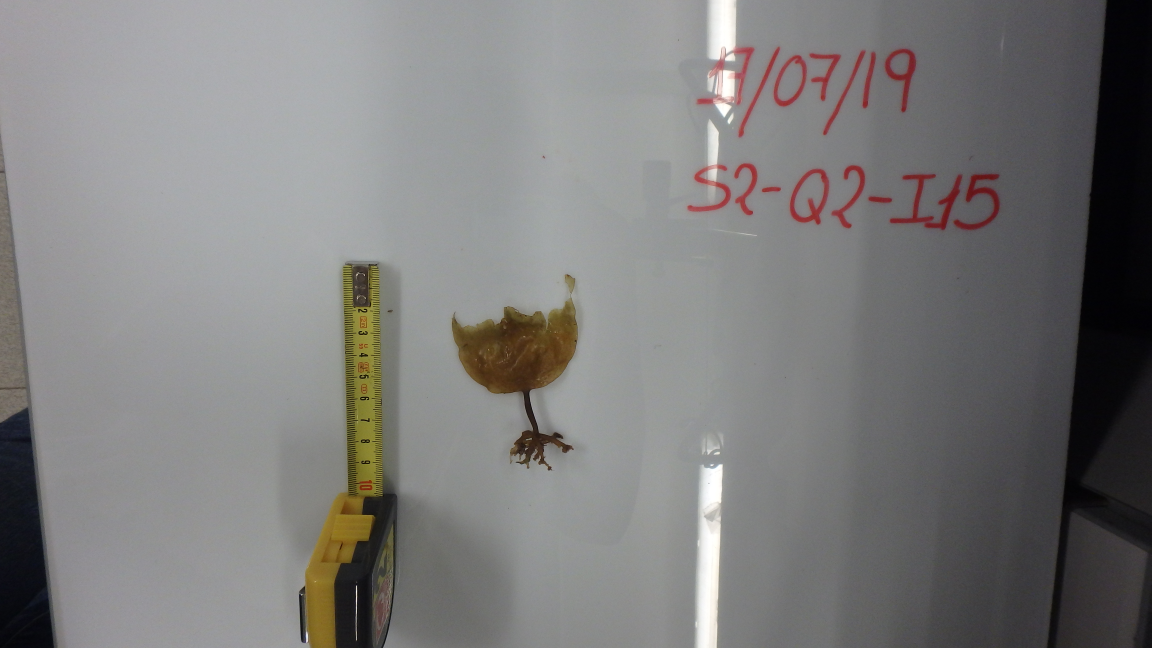
#> input picture Memoria/imaxes/Alga_cinta_metrica.JPG, 4608 x 2592 px (shown at 1/4 size)
$ python -i detect_alga_center.py   (imports and definitions only)
#> lines starting #> are read from the running program, lines starting #| are printed output that depends on the picture; after the words box and inside, x2 and y2 are one past the last pixel; in counts of white or black regions, pixels touching at a corner belong together
#> further down, picture is the input picture: shape (2592, 4608, 3); mean B, G, R 123.7, 124.4, 125.3
#!/usr/bin/env python3
"""
Detección de alga basada en posición central y bordes.
- Detecta bordes con Canny
- Busca desde el centro de la imagen hacia afuera
- El primer borde cercano al centro es el alga
"""

import cv2
import numpy as np
from pathlib import Path
import argparse
import sys

def detectar_numeros_rojos(imagen_bgr):
    """Detecta números rojos usando análisis de color HSV."""
    # Convertir a HSV
    hsv = cv2.cvtColor(imagen_bgr, cv2.COLOR_BGR2HSV)

    # Rango para rojo (el rojo está en dos rangos en HSV: 0-10 y 170-180)
    lower_red1 = np.array([0, 100, 100])
    upper_red1 = np.array([10, 255, 255])
    lower_red2 = np.array([170, 100, 100])
    upper_red2 = np.array([180, 255, 255])

    # Crear máscaras para ambos rangos
    mask_red1 = cv2.inRange(hsv, lower_red1, upper_red1)
    mask_red2 = cv2.inRange(hsv, lower_red2, upper_red2)
    mascara_rojo = cv2.bitwise_or(mask_red1, mask_red2)

    # Dilatar para unir fragmentos de números
    kernel = np.ones((5, 5), np.uint8)
    mascara_rojo = cv2.dilate(mascara_rojo, kernel, iterations=2)

    return mascara_rojo


def calcular_score_alga(contorno, imagen_bgr, gray, centro_x, centro_y):
    """Calcula un score para determinar si el contorno es un alga.
    Score alto = más probable que sea alga.
    Sistema: Distancia centro + forma + tamaño
    """
    x, y, w, h = cv2.boundingRect(contorno)
    area = cv2.contourArea(contorno)

    score = 0.0
    detalles = []  # Para debug

    # 1. Distancia al centro (más cerca = mejor) - PESO PRINCIPAL
    distancia_min = float('inf')
    for punto in contorno:
        px, py = punto[0]
        dist = np.sqrt((px - centro_x)**2 + (py - centro_y)**2)
        if dist < distancia_min:
            distancia_min = dist
    # Normalizar distancia (máximo 150 puntos si está en el centro)
    score_distancia = max(0, 150 - (distancia_min / 8))
    score += score_distancia
    detalles.append(f"dist={score_distancia:.1f}")

    # 2. Calculamos formas
    aspect_ratio = max(w, h) / min(w, h) if min(w, h) > 0 else 0
    extent = area / (w * h) if (w * h) > 0 else 0
    perimetro = cv2.arcLength(contorno, True)
    compacidad = (4 * np.pi * area) / (perimetro * perimetro) if perimetro > 0 else 0

    # 3. FORMA: Algas suelen ser más compactas y con área moderada-grande
    if 1.5 <= aspect_ratio <= 6:
        score += 50
        detalles.append(f"AR_ok=+50(AR={aspect_ratio:.2f})")
    elif aspect_ratio > 10:
        score -= 100  # Muy alargado = regla
        detalles.append(f"AR_regla=-100(AR={aspect_ratio:.2f})")

    # Compacidad
    if compacidad > 0.05:  # Algas más compactas
        score += 30
        detalles.append(f"compacto=+30(c={compacidad:.3f})")

    # Extent
    if extent > 0.3:  # Llena bien su bbox
        score += 20
        detalles.append(f"extent=+20(e={extent:.2f})")

    # 4. TAMAÑO: Áreas grandes son más probables de ser alga
    if area > 50000:
        score += 80
        detalles.append(f"area_muy_grande=+80(a={area:.0f})")
    elif area > 20000:
        score += 60
        detalles.append(f"area_grande=+60(a={area:.0f})")
    elif area > 5000:
        score += 30
        detalles.append(f"area_media=+30(a={area:.0f})")
    elif area < 1000:
        score -= 30
        detalles.append(f"area_pequeña=-30(a={area:.0f})")

    return score, detalles


def detectar_alga_desde_centro(imagen, debug=False, debug_dir=None):
    """Detecta el alga buscando bordes cercanos al centro."""
#> called with debug = False

    h, w = imagen.shape[:2]
    centro_x, centro_y = w // 2, h // 2

    # Convertir a escala de grises
    gray = cv2.cvtColor(imagen, cv2.COLOR_BGR2GRAY)
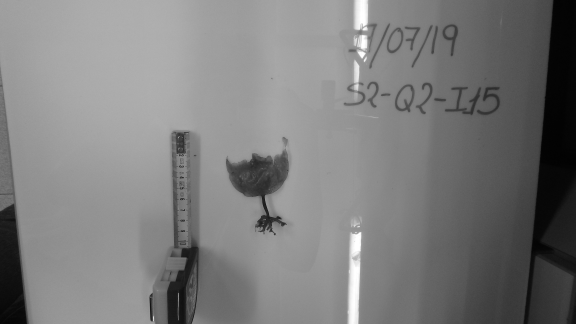
#> gray: shape (2592, 4608) (shown at 1/8 size); min 0, max 255, mean 124.5

    # Aplicar desenfoque para reducir ruido
    blurred = cv2.GaussianBlur(gray, (5, 5), 0)

    # Detectar bordes con Canny
    edges = cv2.Canny(blurred, 30, 100)
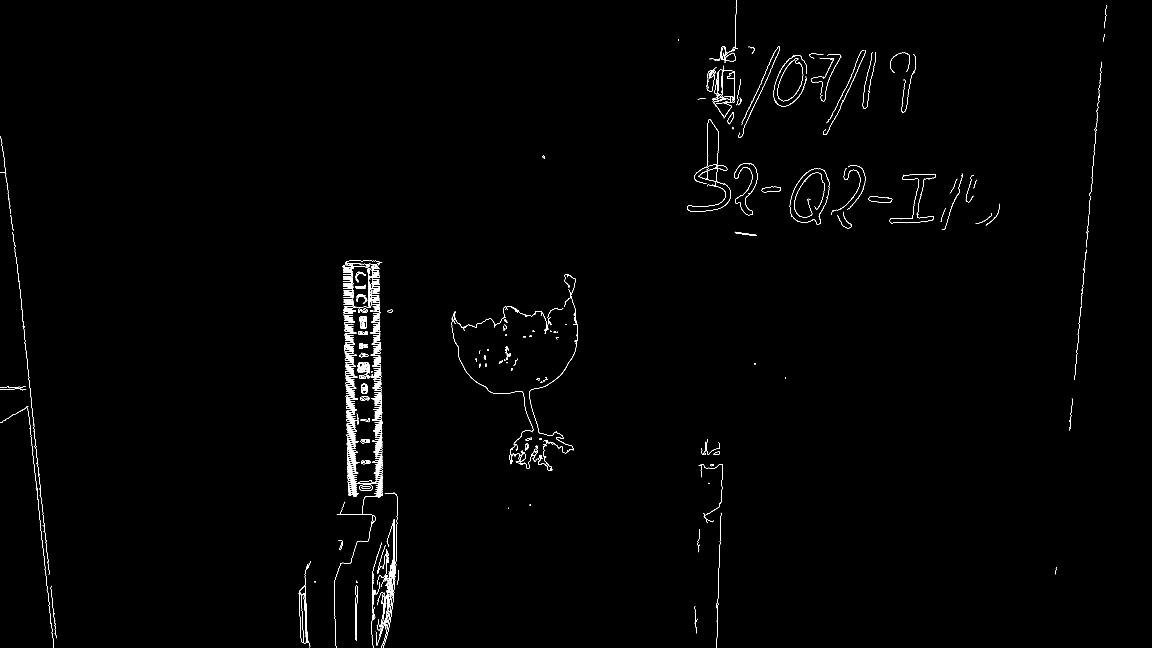
#> edges: shape (2592, 4608) (shown at 1/4 size); 0.47% white in thin lines or dots

    # Detectar números rojos y eliminarlos de los bordes
    mascara_numeros = detectar_numeros_rojos(imagen)
#> in detectar_numeros_rojos, `mask_red2 = cv2.inRange(hsv, lower_red2, upper_red2)`:
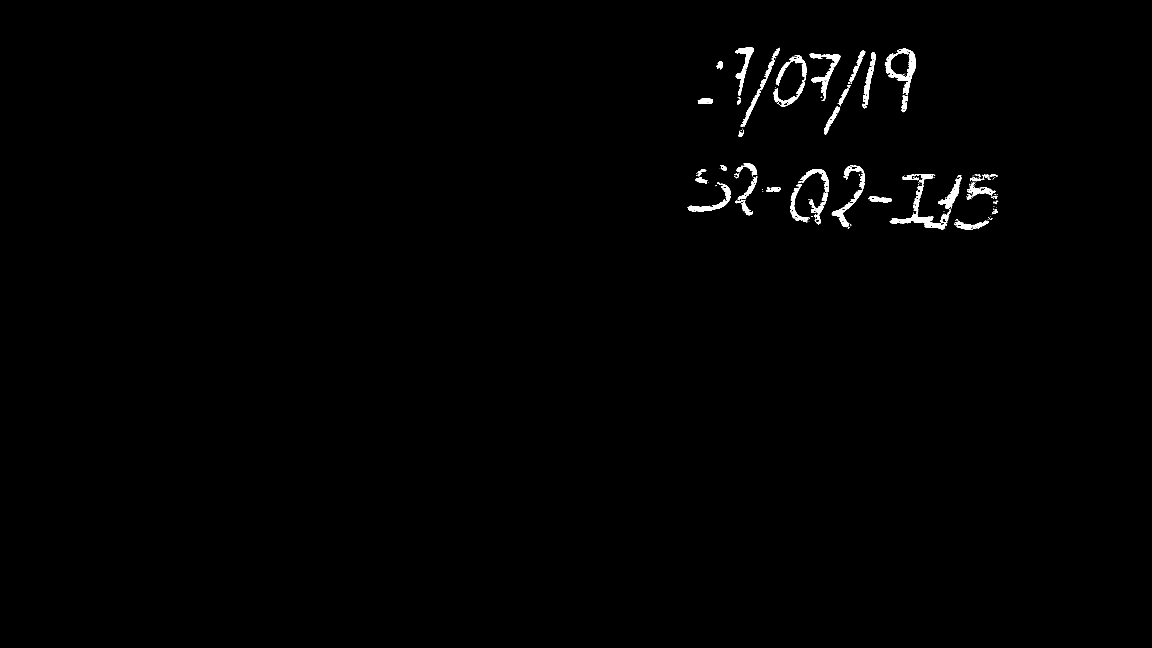
#> mask_red2: shape (2592, 4608) (shown at 1/4 size); 0.61% white; 435 white regions (351 under 20 px), largest, box (x1, y1, x2, y2) and area: (3539, 195, 3664, 380) 6476, (3559, 854, 3796, 920) 5089, (2941, 190, 3016, 383) 3870
#> in detectar_numeros_rojos, `mascara_rojo = cv2.dilate(mascara_rojo, kernel, iterations=2)`:
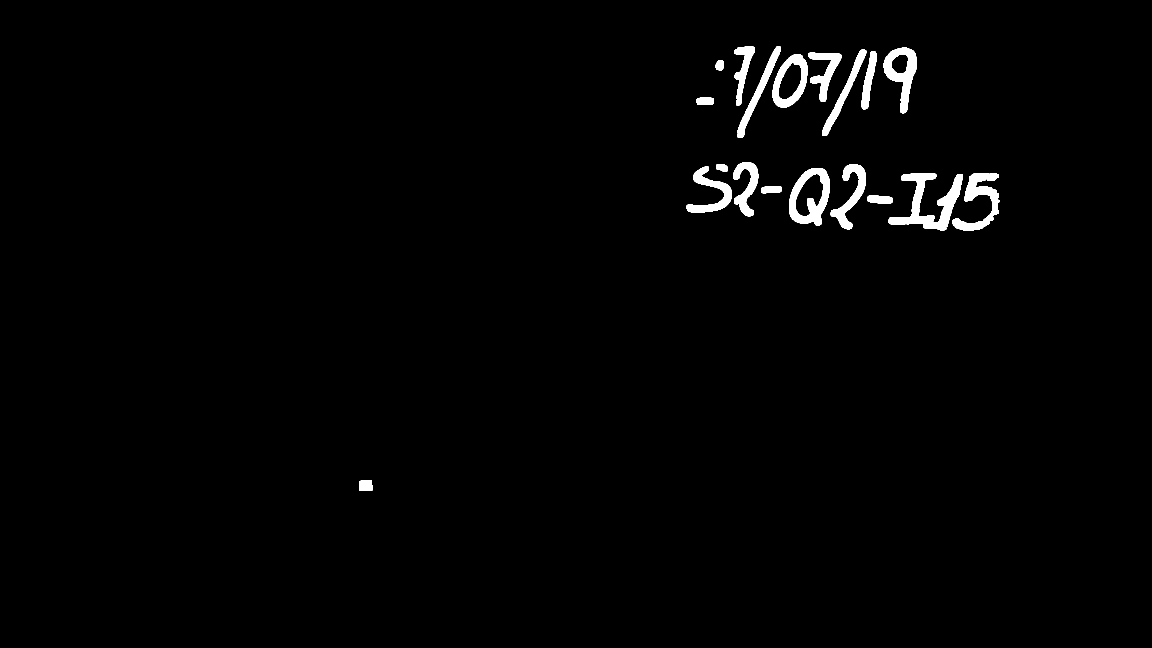
#> mascara_rojo: shape (2592, 4608) (shown at 1/4 size); 1.4% white; 19 white regions, largest, box (x1, y1, x2, y2) and area: (3555, 692, 3851, 924) 23826, (3156, 672, 3320, 902) 17382, (3809, 692, 3997, 924) 15846
    edges_sin_numeros = cv2.bitwise_and(edges, cv2.bitwise_not(mascara_numeros))
#> edges_sin_numeros: shape (2592, 4608); 0.37% white in thin lines or dots

    # Dilatar bordes ligeramente para conectar fragmentos
    kernel = np.ones((3, 3), np.uint8)
    edges = cv2.dilate(edges_sin_numeros, kernel, iterations=1)
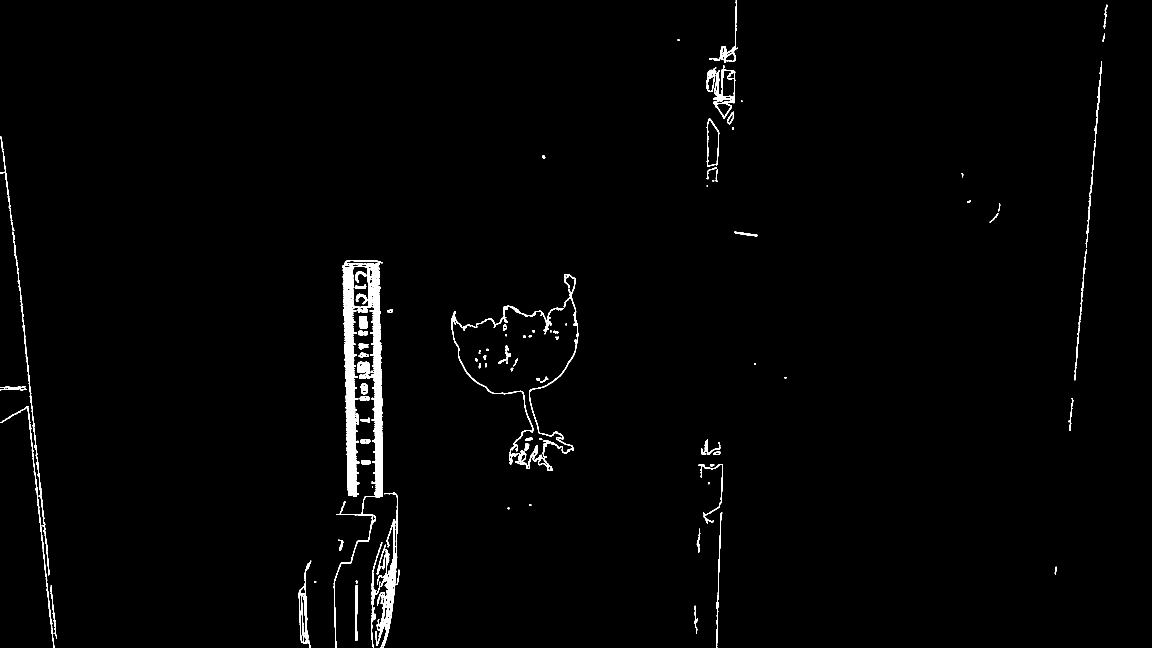
#> edges: shape (2592, 4608) (shown at 1/4 size); 1.2% white; 151 white regions (6 under 20 px)

    # DEBUG: Guardar máscaras intermedias (solo 3 imágenes)
    if debug and debug_dir:
        blurred_dbg = cv2.GaussianBlur(gray, (5, 5), 0)
        edges_canny = cv2.Canny(blurred_dbg, 30, 100)

        cv2.imwrite(str(debug_dir / '1_canny.jpg'), edges_canny)
        cv2.imwrite(str(debug_dir / '2_mascara_numeros.jpg'), mascara_numeros)
        cv2.imwrite(str(debug_dir / '3_edges_finales.jpg'), edges)

    # Encontrar contornos
    contornos, _ = cv2.findContours(edges, cv2.RETR_EXTERNAL, cv2.CHAIN_APPROX_SIMPLE)
#> contornos = 147 contours, 8 with area under 20; largest, box (x1, y1, x2, y2) and area: (1369, 1041, 1530, 1364) 25483, (1502, 1969, 1592, 2592) 13024, (1335, 1540, 1532, 2592) 11500, (2853, 262, 2941, 475) 10070, (2044, 1096, 2313, 1884) 7406

    if not contornos:
        return None, None

    # Calcular score de cada contorno
    scores = []
    info_debug = []  # Para archivo de texto debug

    for idx, contorno in enumerate(contornos):
        area = cv2.contourArea(contorno)
        razon_filtrado = None

        # Filtrar contornos muy pequeños (ruido)
        if area < 1000:
            if debug:
                info_debug.append(f"Contorno {idx}: área_pequeña ({area:.0f}px)")
            continue

        # Eliminamos según aspect ratio (reglas)
        # CON ESTO, ELIMINAMOS LAS REGLAS HORIZONTALES Y VERTICALES
        x, y, w_box, h_box = cv2.boundingRect(contorno)
        aspect_ratio = w_box / h_box if h_box > 0 else 0

        # Reglas horizontales: AR > 3.0
        if aspect_ratio > 3.0:
            if debug:
                info_debug.append(f"Contorno {idx} (área={area:.0f}, AR={aspect_ratio:.1f}): regla_horizontal_AR>3")
            continue

        # Reglas verticales: AR < 0.33
        if aspect_ratio < 0.33:
            if debug:
                info_debug.append(f"Contorno {idx} (área={area:.0f}, AR={aspect_ratio:.2f}): regla_vertical_AR<0.33")
            continue

        # Calcular score del contorno
        score, detalles = calcular_score_alga(contorno, imagen, gray, centro_x, centro_y)

        if debug:
            detalles_str = ", ".join(detalles)
            info_debug.append(f"Contorno {idx} (área={area:.0f}, AR={aspect_ratio:.2f}): score={score:.1f} [{detalles_str}]")

        scores.append((score, contorno, area))
#> this loop made 147 passes
#> after the loop, info_debug = []; scores = 11 items

    # DEBUG: Guardar info en archivo de texto
    if debug and debug_dir:
        with open(debug_dir / 'debug_info.txt', 'w') as f:
            f.write(f"Total contornos: {len(contornos)}\n")
            f.write(f"Contornos evaluados: {len(scores)}\n")
            f.write(f"Contornos filtrados: {len(contornos) - len(scores)}\n\n")

            if scores:
                scores_sorted = sorted(scores, key=lambda x: x[0], reverse=True)
                f.write("TOP 10 CONTORNOS (por score):\n")
                f.write("=" * 60 + "\n")
                for i, (score, _, area) in enumerate(scores_sorted[:10]):
                    f.write(f"  #{i+1}: Score={score:.1f}, Área={area:.0f}\n")
                f.write("\n")

            f.write("DETALLE DE FILTRADO:\n")
            for line in info_debug:
                f.write(f"  {line}\n")

    if not scores:
        return None, None

    # Ordenar por score (mayor score = más probable que sea alga)
    scores.sort(key=lambda x: x[0], reverse=True)

    # El contorno con mayor score es el alga
    _, alga_contorno, _ = scores[0]
#> alga_contorno = contour of 1867 points, box (x1, y1, x2, y2) (2044, 1096, 2313, 1884), area 7406

    # Obtener bounding box
    x, y, w_box, h_box = cv2.boundingRect(alga_contorno)
#> x = 2044; y = 1096; w_box = 269; h_box = 788

    return alga_contorno, (x, y, w_box, h_box)


# [110 lines left out: functions procesar_imagen, main, not called in this run]


# [2 lines not run here, left out]

>>> import cv2
>>> picture = cv2.imread('Memoria/imaxes/Alga_cinta_metrica.JPG')
>>> result = detectar_alga_desde_centro(picture)
#> result = 2 items, first 2: contour of 1867 points, box (x1, y1, x2, y2) (2044, 1096, 2313, 1884), area 7406, (2044, 1096, 269, 788)

$ run again, on Memoria/imaxes/Alga_fondo_linea_mesa_letras_vermellas.JPG
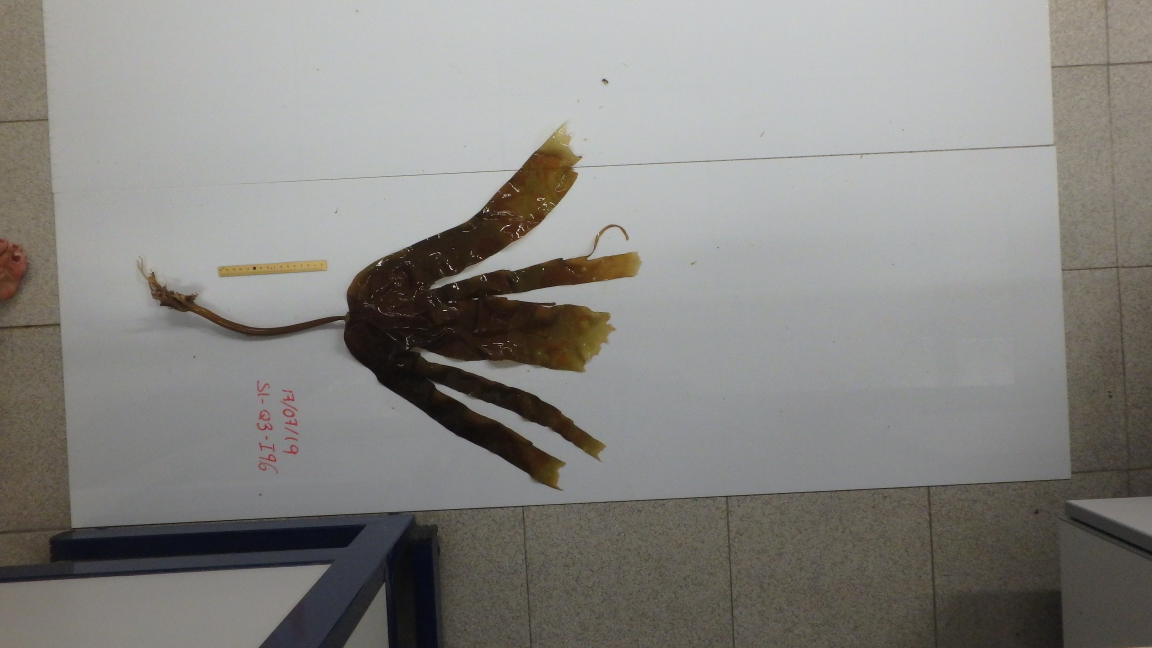
#> input picture Memoria/imaxes/Alga_fondo_linea_mesa_letras_vermellas.JPG, 4608 x 2592 px (shown at 1/4 size)
#> picture is the input picture: shape (2592, 4608, 3); mean B, G, R 129.8, 133.3, 134.8
#> in detectar_alga_desde_centro, `edges = cv2.Canny(blurred, 30, 100)`:
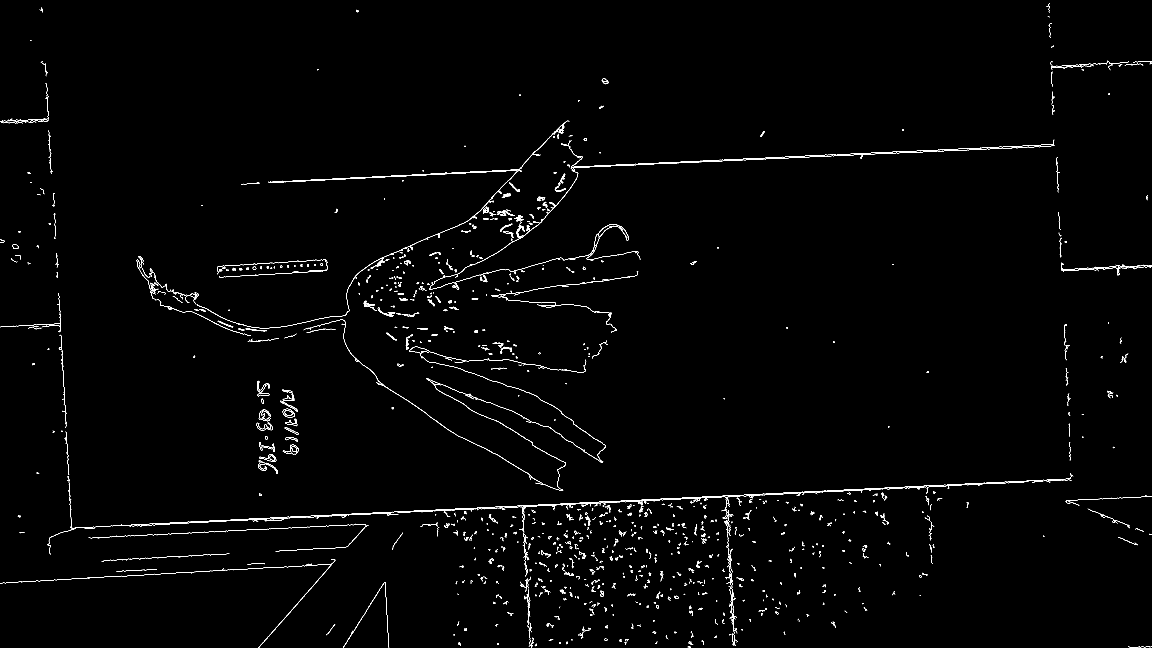
#> edges: shape (2592, 4608) (shown at 1/4 size); 0.66% white in thin lines or dots
#> hsv: shape (2592, 4608, 3); mean H, S, V 59, 25.5, 136.9
#> mask_red1: shape (2592, 4608); 0.07% white; 106 white regions (88 under 20 px), largest, box (x1, y1, x2, y2) and area: (0, 956, 106, 1096) 5104, (6, 1130, 62, 1181) 1334, (0, 1012, 40, 1057) 788
#> mask_red2: shape (2592, 4608); 0.02% white; 57 white regions (37 under 20 px), largest, box (x1, y1, x2, y2) and area: (1142, 1683, 1188, 1702) 298, (1143, 1799, 1186, 1816) 298, (1052, 1700, 1090, 1721) 278
#> edges_sin_numeros: shape (2592, 4608); 0.64% white in thin lines or dots
#> in detectar_alga_desde_centro, `edges = cv2.dilate(edges_sin_numeros, kernel, iterations=1)`:
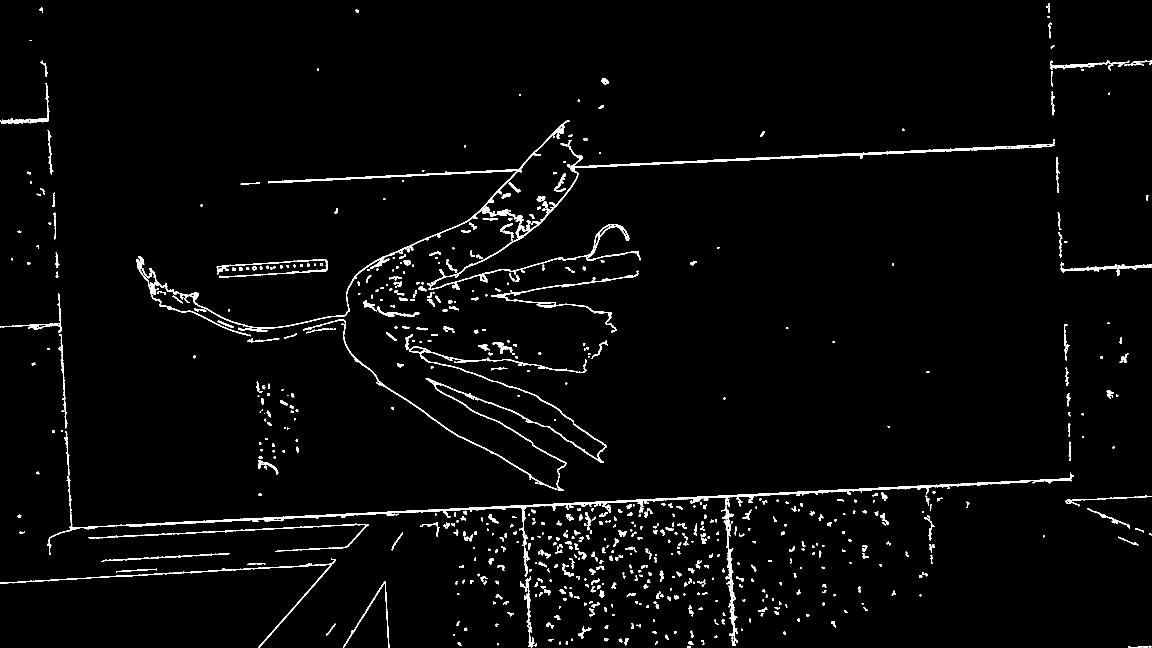
#> edges: shape (2592, 4608) (shown at 1/4 size); 2% white; 768 white regions (7 under 20 px)
#> contornos = 768 contours, 12 with area under 20; largest, box (x1, y1, x2, y2) and area: (189, 1891, 4294, 2306) 31400, (1715, 558, 4220, 1160) 24469, (1214, 1278, 2425, 1964) 16012, (567, 482, 2278, 1314) 14436, (0, 2235, 1343, 2592) 4855
#> the loop in detectar_alga_desde_centro, `for idx, contorno in enumerate(contornos):` made 768 passes
#> after the loop in detectar_alga_desde_centro, `for idx, contorno in enumerate(contornos):`: info_debug = []; scores = 7 items
#> alga_contorno = contour of 5085 points, box (x1, y1, x2, y2) (1214, 1278, 2425, 1964), area 16012
#> x = 1214; y = 1278; w_box = 1211; h_box = 686
#> result = 2 items, first 2: contour of 5085 points, box (x1, y1, x2, y2) (1214, 1278, 2425, 1964), area 16012, (1214, 1278, 1211, 686)
